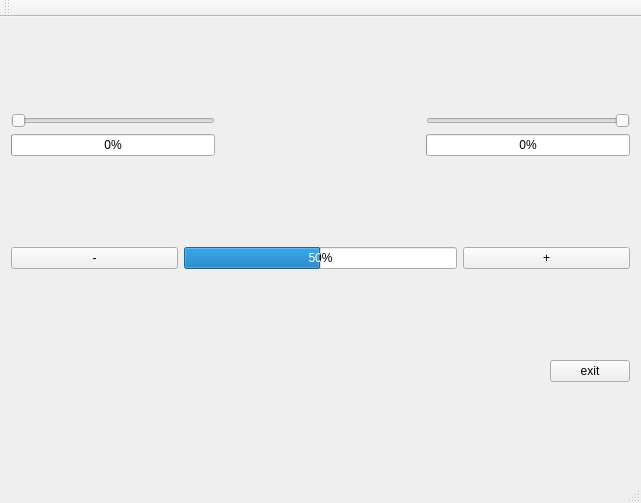
<?xml version="1.0" encoding="UTF-8"?>
<ui version="4.0">
 <class>MainWindow</class>
 <widget class="QMainWindow" name="MainWindow">
  <property name="geometry">
   <rect>
    <x>0</x>
    <y>0</y>
    <width>641</width>
    <height>503</height>
   </rect>
  </property>
  <property name="sizePolicy">
   <sizepolicy hsizetype="Preferred" vsizetype="Preferred">
    <horstretch>32</horstretch>
    <verstretch>0</verstretch>
   </sizepolicy>
  </property>
  <property name="minimumSize">
   <size>
    <width>640</width>
    <height>480</height>
   </size>
  </property>
  <property name="windowTitle">
   <string>MainWindow</string>
  </property>
  <widget class="QWidget" name="centralWidget">
   <layout class="QGridLayout" name="gridLayout_3">
    <item row="0" column="0">
     <layout class="QHBoxLayout" name="horizontalLayout_4">
      <item>
       <layout class="QVBoxLayout" name="verticalLayout_4">
        <item>
         <widget class="QSlider" name="horizontalSlider">
          <property name="orientation">
           <enum>Qt::Horizontal</enum>
          </property>
         </widget>
        </item>
        <item>
         <widget class="QProgressBar" name="progressBar">
          <property name="value">
           <number>0</number>
          </property>
         </widget>
        </item>
       </layout>
      </item>
      <item>
       <spacer name="horizontalSpacer_3">
        <property name="orientation">
         <enum>Qt::Horizontal</enum>
        </property>
        <property name="sizeHint" stdset="0">
         <size>
          <width>40</width>
          <height>20</height>
         </size>
        </property>
       </spacer>
      </item>
      <item>
       <layout class="QVBoxLayout" name="verticalLayout_3">
        <item>
         <widget class="QSlider" name="horizontalSlider_2">
          <property name="orientation">
           <enum>Qt::Horizontal</enum>
          </property>
          <property name="invertedAppearance">
           <bool>true</bool>
          </property>
          <property name="invertedControls">
           <bool>true</bool>
          </property>
         </widget>
        </item>
        <item>
         <widget class="QProgressBar" name="progressBar_2">
          <property name="maximum">
           <number>100</number>
          </property>
          <property name="value">
           <number>0</number>
          </property>
         </widget>
        </item>
       </layout>
      </item>
     </layout>
    </item>
    <item row="1" column="0">
     <layout class="QHBoxLayout" name="horizontalLayout_3">
      <item>
       <widget class="QPushButton" name="pushButton">
        <property name="sizePolicy">
         <sizepolicy hsizetype="Minimum" vsizetype="Fixed">
          <horstretch>32</horstretch>
          <verstretch>0</verstretch>
         </sizepolicy>
        </property>
        <property name="text">
         <string>-</string>
        </property>
       </widget>
      </item>
      <item>
       <widget class="QProgressBar" name="progressBar_3">
        <property name="sizePolicy">
         <sizepolicy hsizetype="Minimum" vsizetype="Fixed">
          <horstretch>52</horstretch>
          <verstretch>0</verstretch>
         </sizepolicy>
        </property>
        <property name="value">
         <number>50</number>
        </property>
       </widget>
      </item>
      <item>
       <widget class="QPushButton" name="pushButton_2">
        <property name="sizePolicy">
         <sizepolicy hsizetype="Minimum" vsizetype="Fixed">
          <horstretch>32</horstretch>
          <verstretch>0</verstretch>
         </sizepolicy>
        </property>
        <property name="text">
         <string>+</string>
        </property>
       </widget>
      </item>
     </layout>
    </item>
    <item row="2" column="0">
     <layout class="QHBoxLayout" name="horizontalLayout_5">
      <item>
       <spacer name="horizontalSpacer_4">
        <property name="orientation">
         <enum>Qt::Horizontal</enum>
        </property>
        <property name="sizeHint" stdset="0">
         <size>
          <width>40</width>
          <height>20</height>
         </size>
        </property>
       </spacer>
      </item>
      <item>
       <widget class="QPushButton" name="exitButton">
        <property name="text">
         <string>exit</string>
        </property>
       </widget>
      </item>
     </layout>
    </item>
   </layout>
   <zorder>progressBar_2</zorder>
   <zorder>exitButton</zorder>
   <zorder>horizontalSlider_2</zorder>
   <zorder>horizontalSlider</zorder>
   <zorder>progressBar</zorder>
   <zorder>pushButton</zorder>
   <zorder>progressBar_3</zorder>
   <zorder>pushButton_2</zorder>
   <zorder>pushButton_2</zorder>
   <zorder>exitButton</zorder>
   <zorder>horizontalSlider_2</zorder>
   <zorder>progressBar_3</zorder>
   <zorder></zorder>
   <zorder>horizontalSpacer</zorder>
   <zorder>horizontalSpacer_2</zorder>
   <zorder>horizontalSlider</zorder>
   <zorder>horizontalSpacer_3</zorder>
   <zorder>horizontalSpacer_4</zorder>
  </widget>
  <widget class="QMenuBar" name="menuBar">
   <property name="geometry">
    <rect>
     <x>0</x>
     <y>0</y>
     <width>641</width>
     <height>25</height>
    </rect>
   </property>
  </widget>
  <widget class="QToolBar" name="mainToolBar">
   <attribute name="toolBarArea">
    <enum>TopToolBarArea</enum>
   </attribute>
   <attribute name="toolBarBreak">
    <bool>false</bool>
   </attribute>
  </widget>
  <widget class="QStatusBar" name="statusBar"/>
 </widget>
 <layoutdefault spacing="6" margin="11"/>
 <resources/>
 <connections/>
</ui>
